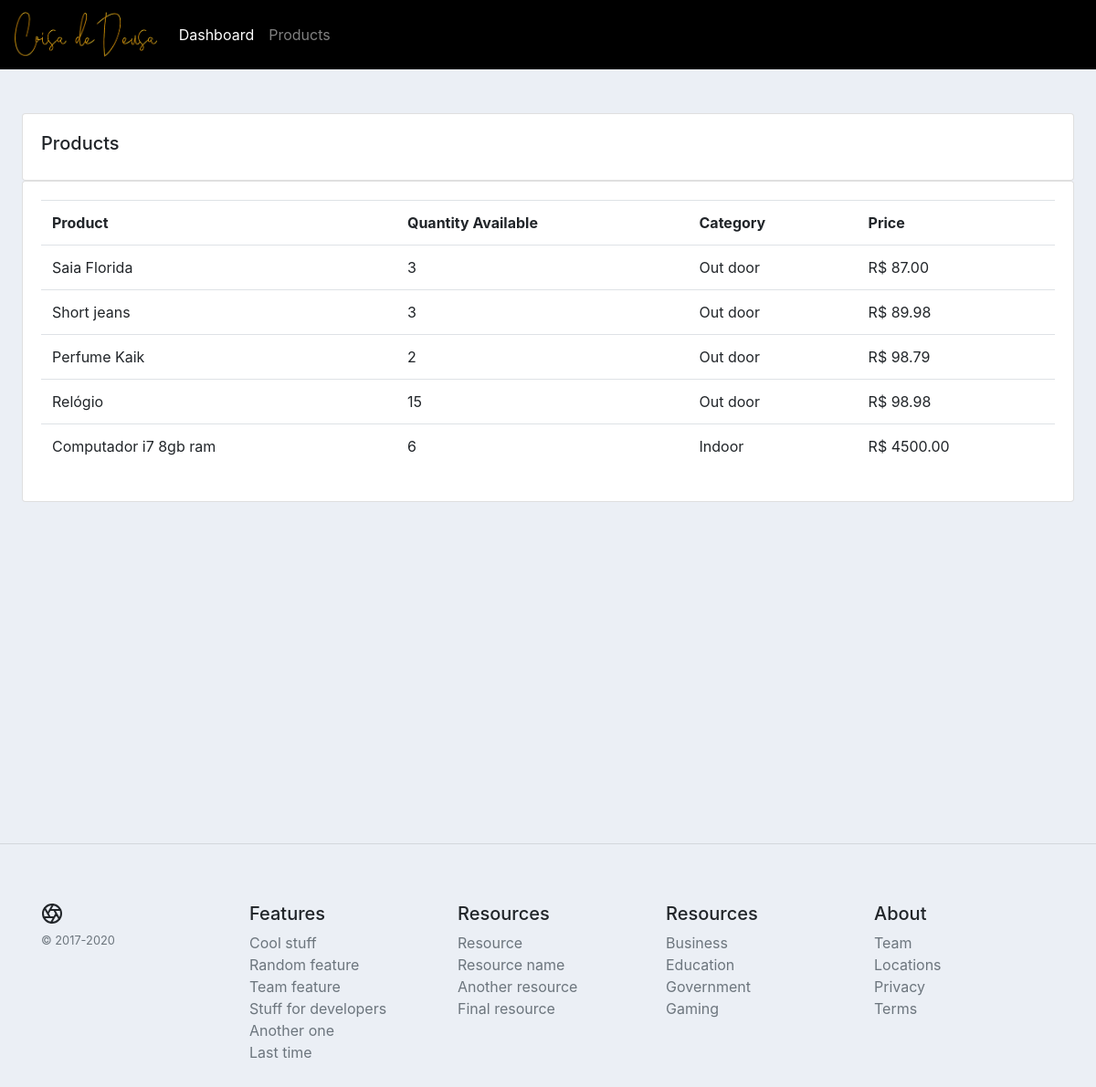
Page /accounts/products/ on the earlier database version.
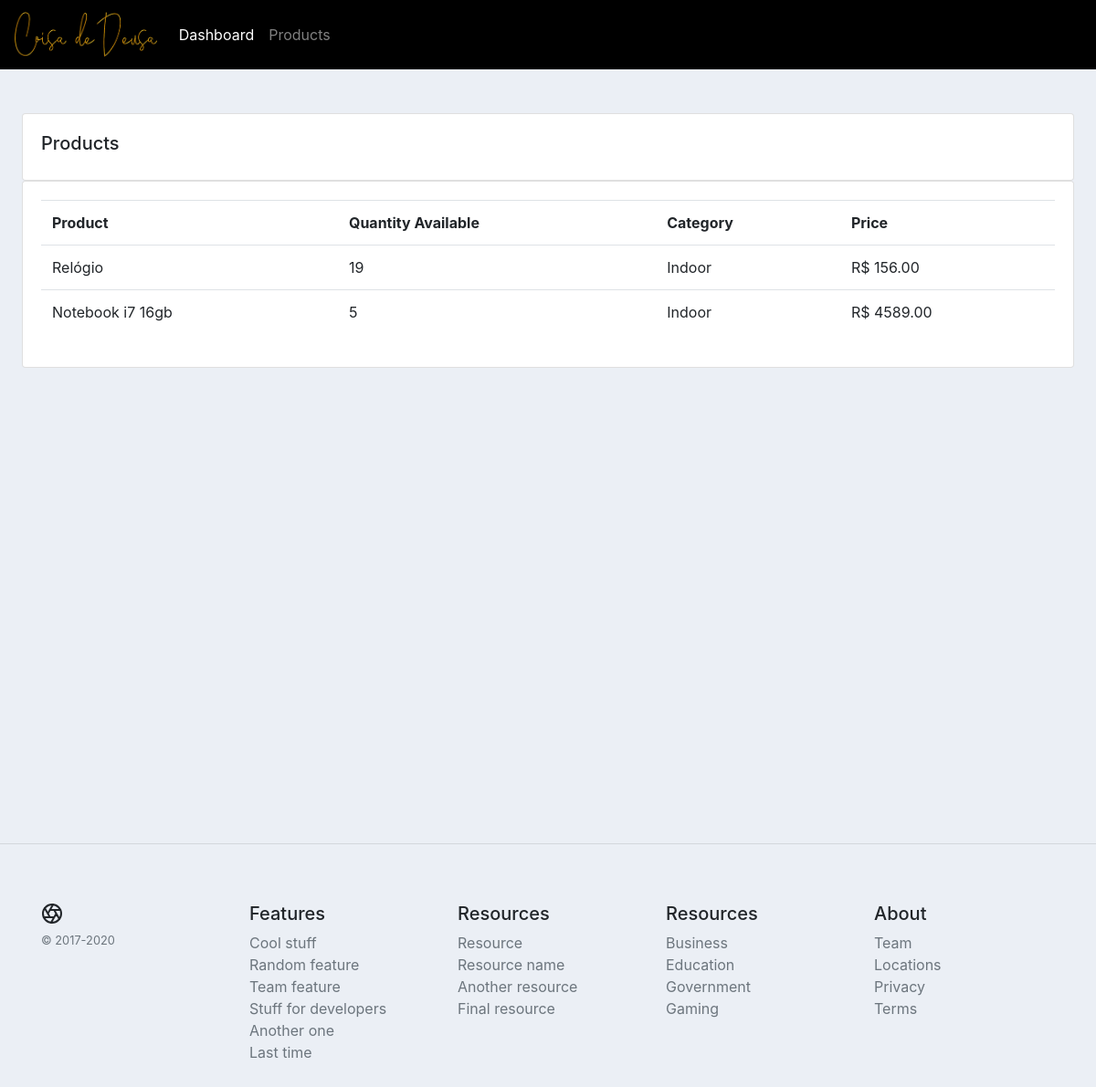
Same page on the later database version.
### accounts/models.py (models this page shows, shortened)
class Product(models.Model):
    CATEGORY = [('Indoor', 'Indoor'), ('Out door', 'Out door')]
    name = models.CharField(max_length=255, null=True)
    price = models.DecimalField(max_digits=7, decimal_places=2)
    category = models.CharField(max_length=200, choices=CATEGORY)
    description = models.TextField(help_text='Sua descrição vem aqui', blank=True)
    quantity_available = models.PositiveIntegerField(default=0, )
    date_created = models.DateTimeField(auto_now_add=True)
    tags = models.ManyToManyField(Tag)

### accounts/views.py (the view)
# urls.py: path('products/', views.products, name='products'),
def products(request):
    context = {}
    all_products = Product.objects.order_by('price')
    context['products'] = all_products
    return render(request, 'accounts/products.html', context)

### accounts/templates/accounts/products.html (shortened to what this page needs)
{% extends 'base.html' %}
{% block content %}
    <br>
    <div class="row">
        <div class="col-md">
            <div class="card card-body">
                <h5>Products</h5>
            </div>
            <div class="card card-body">
                <table class="table">
                    <tr>
                        <th>Product</th>
                        <th>Quantity Available</th>
                        <th>Category</th>
                        <th>Price</th>
                    </tr>
                    {% for product in products %}
                        <tr>
                            <td>
                                {{ product.name }}
                            </td>
                            <td>
                                {{ product.quantity_available }}
                            </td>
                            <td>
                                {{ product.category }}
                            </td>
                            <td>
                                R$ {{ product.price }}
                            </td>
                        </tr>
                    {% endfor %}
                </table>
            </div>
        </div>
    </div>
{% endblock content %}

Differences in the rows shown:
removed Product: name "Saia Florida", quantity_available "3", category "Out door", price "87.00"
removed Product: name "Short jeans", quantity_available "3", category "Out door", price "89.98"
removed Product: name "Perfume Kaik", quantity_available "2", category "Out door", price "98.79"
removed Product: name "Computador i7 8gb ram", quantity_available "6", category "Indoor", price "4500.00"
changed Product "Relógio": quantity_available "15" → "19"; category "Out door" → "Indoor"; price "98.98" → "156.00"
added Product: name "Notebook i7 16gb", quantity_available "5", category "Indoor", price "4589.00"
